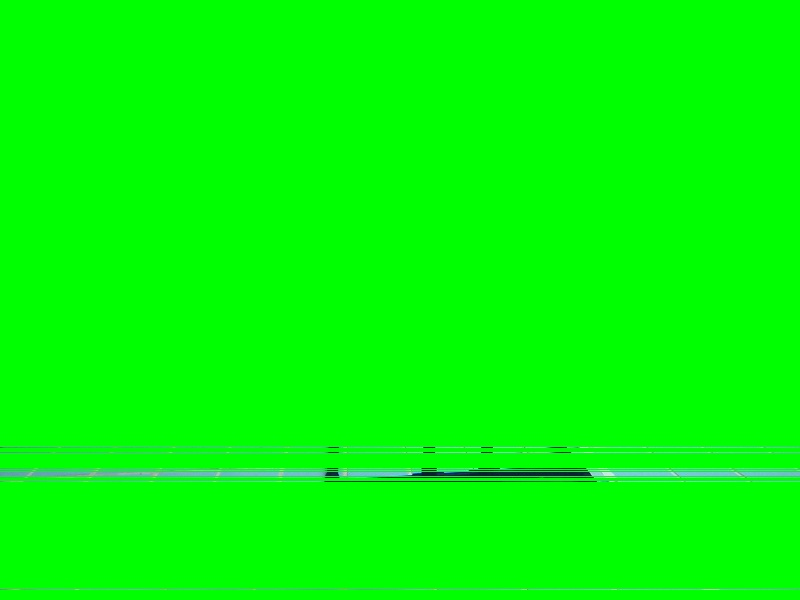
#> input picture scripts/grabcut/edited_src.jpg, 800 x 600 px
$ python contour.py
#> lines starting #> are read from the running program, lines starting #| are printed output that depends on the picture; after the words box and inside, x2 and y2 are one past the last pixel; in counts of white or black regions, pixels touching at a corner belong together
import cv2
import numpy as np
from numpy.lib.type_check import _imag_dispatcher

img_drawrect = cv2.imread("edited_src.jpg")
#> img_drawrect is the input picture: shape (600, 800, 3); mean B, G, R 4.2, 253.2, 1.9

image_gray = cv2.cvtColor(img_drawrect, cv2.COLOR_BGR2GRAY)
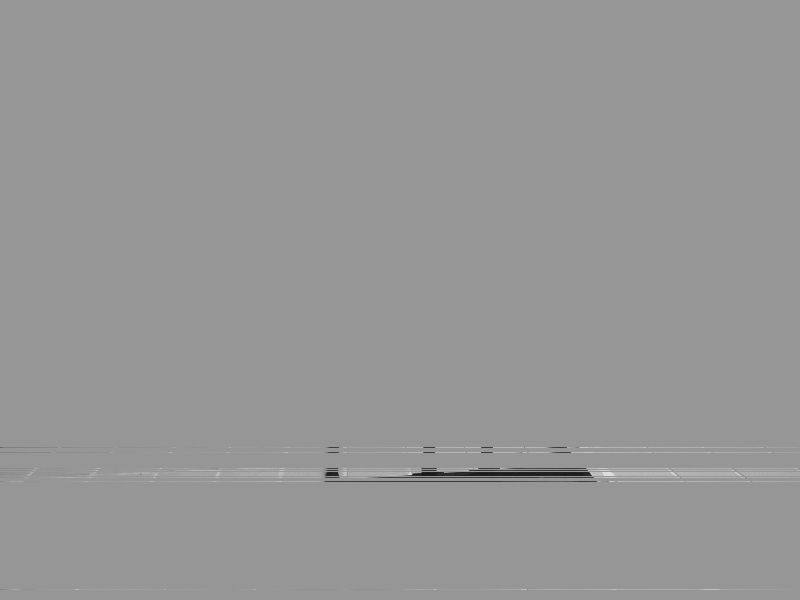
#> image_gray: shape (600, 800); min 25, max 228, mean 149.9
_, threshold = cv2.threshold(image_gray,127, 255,0)
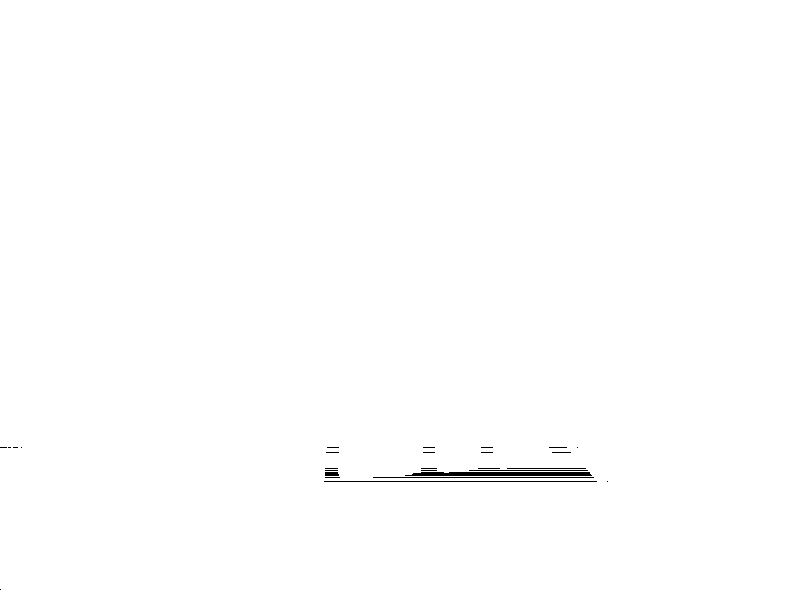
#> threshold: shape (600, 800); 99.7% white; 27 black regions (20 under 20 px)
#cv2.imshow("thresh", threshold)
# cv2.waitKey(0)

contours, hierarchy = cv2.findContours(threshold, cv2.RETR_EXTERNAL, cv2.CHAIN_APPROX_SIMPLE)
#> contours = 1 contour; box (x1, y1, x2, y2) and area: (0, 0, 800, 600) 478587
# [14 lines of commented-out code are left out]
cv2.drawContours(img_drawrect, contours, -1, 255, thickness=1)
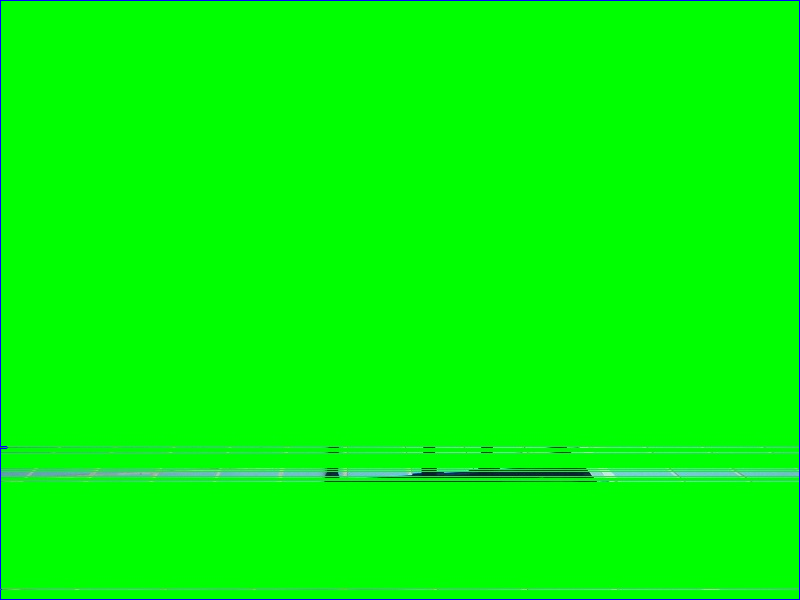
#> img_drawrect: shape (600, 800, 3); 0.58% of pixels changed, all inside (x1, y1, x2, y2) = (0, 0, 800, 600)

# find the biggest countour (c) by the area
c = max(contours, key = cv2.contourArea)
#> c = contour of 12 points, box (x1, y1, x2, y2) (0, 0, 800, 600), area 478587
x,y,w,h = cv2.boundingRect(c)
#> x = 0; y = 0; w = 800; h = 600

# draw the biggest contour (c) in green
cv2.rectangle(img_drawrect,(x-20,y-35),(x+w+20,y+h+20),(0,255,0),2)

cv2.imshow("rect", img_drawrect)
# cv2.waitKey(0)

src_src = cv2.imread("coral_under3.JPG")
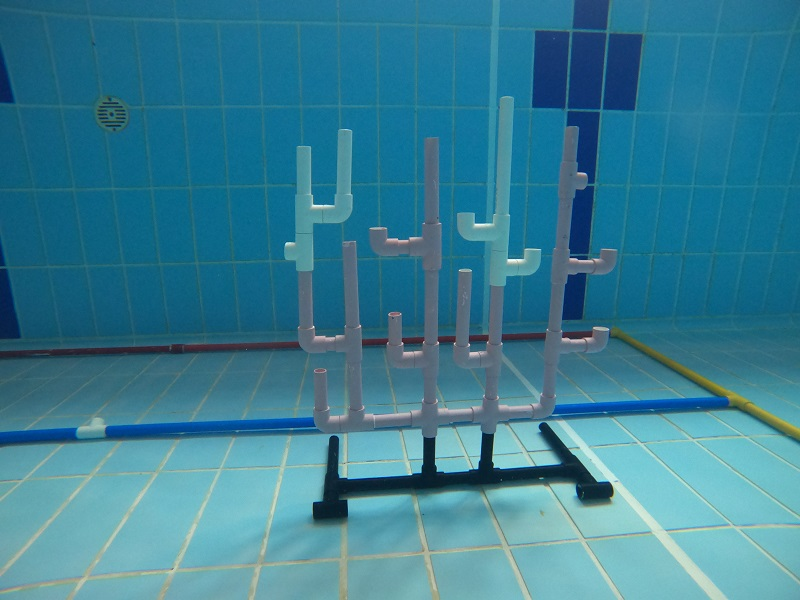
#> input picture scripts/grabcut/coral_under3.JPG, 800 x 600 px
#> src_src is the input picture: shape (600, 800, 3); mean B, G, R 148, 126.5, 56.7
rect = (x-20, y-35, w + 40, h+40)
#> rect = (-20, -35, 840, 640)

mask = cv2.imread("edited_mask.jpg", cv2.IMREAD_GRAYSCALE)
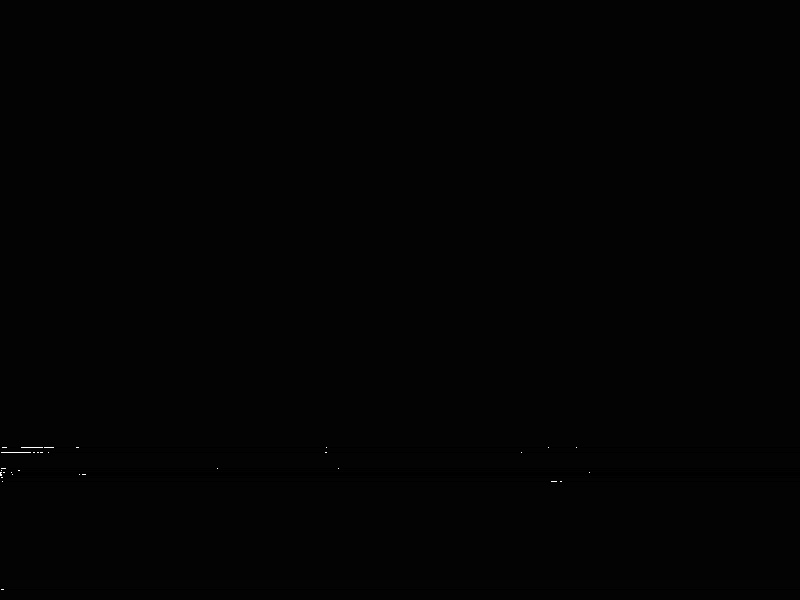
#> input picture scripts/grabcut/edited_mask.jpg, 800 x 600 px
#> mask is the input picture: shape (600, 800); min 0, max 255, mean 3

""" TODO: Trying to remove the need for the colored image by using mask instead, but the threshold mask is empty """
# [14 lines of commented-out code are left out]

try:
    bgdmodel = np.zeros((1, 65), np.float64)
    fgdmodel = np.zeros((1, 65), np.float64)
    # if (self.rect_or_mask == 0):         # grabcut with rect
    itercount = 1
    cv2.grabCut(src_src, mask, rect, bgdmodel, fgdmodel, 1, cv2.GC_INIT_WITH_RECT)
    cv2.grabCut(src_src, mask, rect, bgdmodel, fgdmodel, itercount, cv2.GC_INIT_WITH_MASK)
        # self.rect_or_mask = 1
    # elif (self.rect_or_mask == 1):       # grabcut with mask
    # cv2.grabCut(src_src, mask, rect, bgdmodel, fgdmodel, 1, cv2.GC_INIT_WITH_MASK)
except:
    import traceback
    traceback.print_exc()


mask2 = np.where((mask==1) + (mask==3), 255, 0).astype('uint8')
#> mask2: shape (600, 800); every value is 255
if mask2 is None:
    exit("ERROR: mask2 None")

# [5 lines of commented-out code are left out]
_, mask2 = cv2.threshold(mask2, 1, 255, cv2.THRESH_BINARY)
#cv2.imshow("thresh", mask2)
print(mask2.shape)
#| (600, 800)
# cv2.waitKey(0)

output = cv2.bitwise_and(src_src, src_src, mask=mask2)

cv2.imshow("OUTPUT", output)
cv2.imwrite("out_rect.jpg", output)
cv2.waitKey(0)
